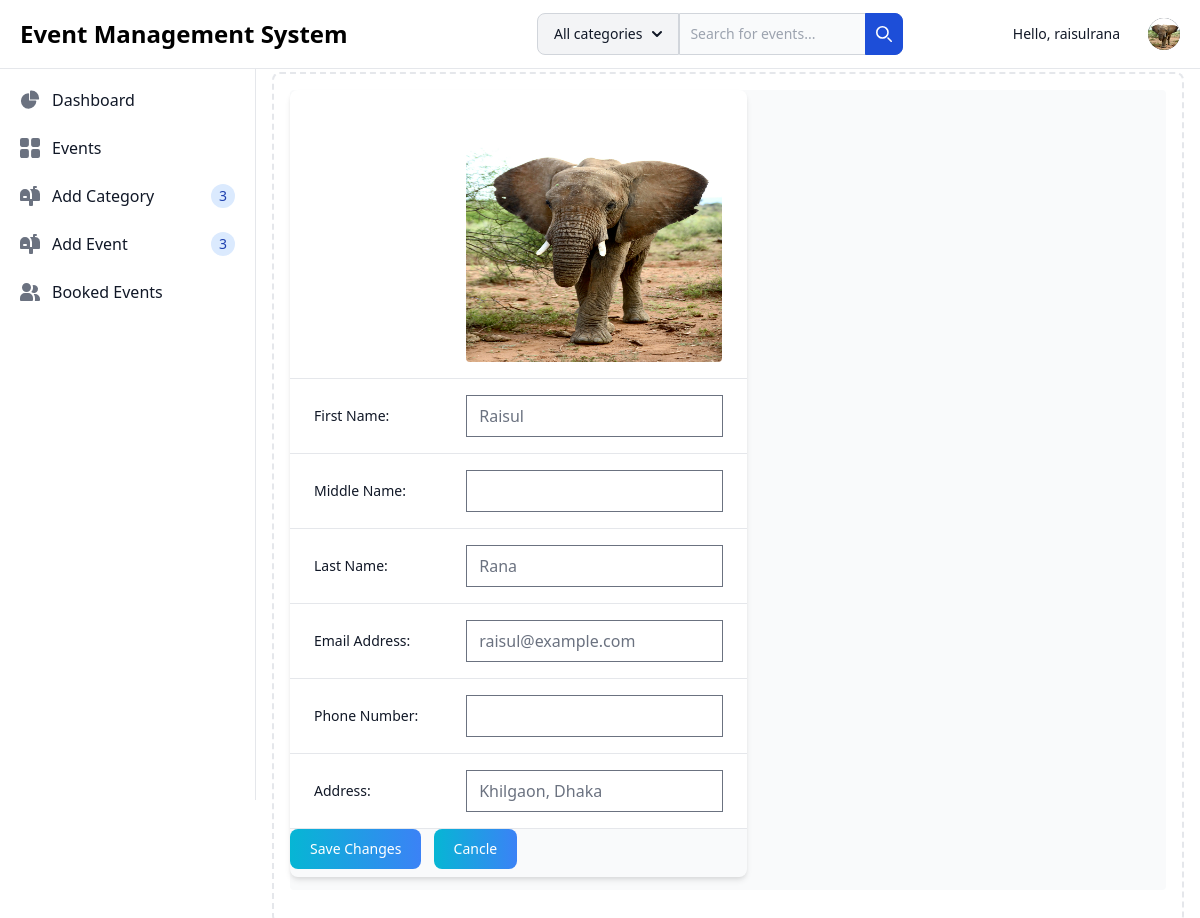
The app's page /user-account/update-profile/raisulrana (signed in) with its own data.
### user_account/models.py (models this page shows, shortened)
class UserProfile(models.Model):
    user = models.OneToOneField(User, on_delete=models.CASCADE)
    username = models.CharField(max_length=50, null=True, blank=True)
    first_name = models.CharField(max_length=50, null=True, blank=True)
    middle_name = models.CharField(max_length=50, null=True, blank=True)
    last_name = models.CharField(max_length=50, null=True, blank=True)
    email_address = models.EmailField(null=True, blank=True)
    phone_number = models.CharField(max_length=15, null=True, blank=True)
    mailing_address = models.CharField(max_length=100, null=True, blank=True)
    image = models.ImageField(default='fallback.png', upload_to='profile_pics/', null=True, blank=True)
    created_at = models.DateTimeField(auto_now_add=True)
    updated_at = models.DateTimeField(auto_now=True)

### user_account/views.py (the view)
# urls.py: path("update-profile/<str:username>", views.update_user_profile, name="update_user_profile"),
@login_required
def update_user_profile(request, username):
    try:
        user = User.objects.get(username=username)
        user_profile = UserProfile.objects.get(user=user)
        if request.method == 'POST':
            update_profile_form = UserProfileForm(request.POST, request.FILES, instance=user_profile)
            context = {'update_profile_form': update_profile_form, 'user_profile': user_profile, 'person': user}
            if update_profile_form.is_valid():
                update_profile_form.save()
                return redirect('user_profile', username=user.username)
            else:
                return render(request, 'user_account/update_user_profile.html', context)
        else:
            update_profile_form = UserProfileForm(instance=user_profile)
            context = {'update_profile_form': update_profile_form, 'user_profile': user_profile, 'person': user}
            return render(request, 'user_account/update_user_profile.html', context)
    except User.DoesNotExist:
        logout(request)
        return render(request, 'user_account/not_found.html')

### user_account/forms.py
class UserProfileForm(forms.ModelForm):
    class Meta:
        model = UserProfile
        fields = ['first_name', 'middle_name', 'last_name', 'email_address', 'phone_number', 'mailing_address', 'image']

### user_account/templates/user_account/update_user_profile.html (shortened to what this page needs)
{% extends '_base.html' %}
{% block content %}
<form method="post" enctype="multipart/form-data">
  <div class="justify-center items-center min-h-screen">
    <div class="w-full max-w-4xl">
      <div class="relative overflow-x-auto shadow-md sm:rounded-lg">
        <table class="w-full text-sm text-left rtl:text-right text-gray-500 dark:text-gray-400">
          <tbody>
            <tr class="bg-white border-b dark:bg-gray-800 dark:border-gray-700">
              <th scope="row" class="px-6 py-4 font-medium text-gray-900 whitespace-nowrap dark:text-white"></th>
              <td class="px-6 py-4">
                <img class="rounded w-64 h-64" src="{{ user_profile.image.url }}" alt="Extra large avatar" />
              </td>
            </tr>
            <tr class="bg-white border-b dark:bg-gray-800 dark:border-gray-700">
              <th scope="row" class="px-6 py-4 font-medium text-gray-900 whitespace-nowrap dark:text-white">First Name:</th>
              <td class="px-6 py-4">{{ update_profile_form.first_name }}</td>
            </tr>
            <tr class="bg-white border-b dark:bg-gray-800 dark:border-gray-700">
              <th scope="row" class="px-6 py-4 font-medium text-gray-900 whitespace-nowrap dark:text-white">Middle Name:</th>
              <td class="px-6 py-4">{{ update_profile_form.middle_name }}</td>
            </tr>
            <tr class="bg-white border-b dark:bg-gray-800 dark:border-gray-700">
              <th scope="row" class="px-6 py-4 font-medium text-gray-900 whitespace-nowrap dark:text-white">Last Name:</th>
              <td class="px-6 py-4">{{ update_profile_form.last_name }}</td>
            </tr>
            <tr class="bg-white border-b dark:bg-gray-800 dark:border-gray-700">
              <th scope="row" class="px-6 py-4 font-medium text-gray-900 whitespace-nowrap dark:text-white">Email Address:</th>
              <td class="px-6 py-4">{{ update_profile_form.email_address }}</td>
            </tr>
            <tr class="bg-white border-b dark:bg-gray-800 dark:border-gray-700">
              <th scope="row" class="px-6 py-4 font-medium text-gray-900 whitespace-nowrap dark:text-white">Phone Number:</th>
              <td class="px-6 py-4">{{ update_profile_form.phone_number }}</td>
            </tr>
            <tr class="bg-white border-b dark:bg-gray-800 dark:border-gray-700">
              <th scope="row" class="px-6 py-4 font-medium text-gray-900 whitespace-nowrap dark:text-white">Address:</th>
              <td class="px-6 py-4">{{ update_profile_form.mailing_address }}</td>
            </tr>
          </tbody>
        </table>
            <button type="submit" class="text-white bg-gradient-to-r from-cyan-500 to-blue-500 hover:bg-gradient-to-bl focus:ring-4 focus:outline-none focus:ring-cyan-300 dark:focus:ring-cyan-800 font-medium rounded-lg text-sm px-5 py-2.5 text-center me-2 mb-2">Save Changes</button>
            <button type="submit" href="{% url 'user_profile' user_profile.user.username %}" class="text-white bg-gradient-to-r from-cyan-500 to-blue-500 hover:bg-gradient-to-bl focus:ring-4 focus:outline-none focus:ring-cyan-300 dark:focus:ring-cyan-800 font-medium rounded-lg text-sm px-5 py-2.5 text-center me-2 mb-2">Cancle</button>
      </div>
    </div>
  </div>
</form>
{% endblock %}

### templates/_base.html (shortened to what this page needs)
<!DOCTYPE html>
<html lang="en">
  <head>
    {% load static %}
    <link href="https://cdn.jsdelivr.net/npm/flowbite@2.5.2/dist/flowbite.min.css" rel="stylesheet" />
    <link href="https://cdn.jsdelivr.net/npm/tailwindcss@2.2.19/dist/tailwind.min.css" rel="stylesheet" />
  </head>
  <body>
    <nav class="fixed top-0 z-50 w-full bg-white border-b border-gray-200 dark:bg-gray-800 dark:border-gray-700">
      <div class="px-3 py-3 lg:px-5 lg:pl-3">
        <div class="flex items-center justify-between">
          <div class="flex items-center justify-start rtl:justify-end">
            <a href="{% url 'homepage' %}" class="flex ms-2 md:me-24">
              <span class="self-center text-xl font-semibold sm:text-2xl whitespace-nowrap dark:text-white">Event Management System</span>
            </a>
          </div>
          <form class="max-w-lg mx-auto" method="GET" action="{% url 'search_view' %}">
            <div class="relative flex">
                <button id="dropdown-button" data-dropdown-toggle="dropdown" class="flex-shrink-0 z-10 inline-flex items-center py-2.5 px-4 text-sm font-medium text-center text-gray-900 bg-gray-100 border border-gray-300 rounded-s-lg hover:bg-gray-200 focus:ring-4 focus:outline-none focus:ring-gray-100 dark:bg-gray-700 dark:hover:bg-gray-600 dark:focus:ring-gray-700 dark:text-white dark:border-gray-600" type="button">All categories <svg class="w-2.5 h-2.5 ms-2.5" aria-hidden="true" xmlns="http://www.w3.org/2000/svg" fill="none" viewBox="0 0 10 6">
                    <path stroke="currentColor" stroke-linecap="round" stroke-linejoin="round" stroke-width="2" d="m1 1 4 4 4-4"/>
                </svg></button>
                <div class="relative w-full">
                    <input type="search" id="search-dropdown" name="q" class="block p-2.5 w-full z-20 text-sm text-gray-900 bg-gray-50 rounded-e-lg border-s-gray-50 border-s-2 border border-gray-300 focus:ring-blue-500 focus:border-blue-500 dark:bg-gray-700 dark:border-s-gray-700  dark:border-gray-600 dark:placeholder-gray-400 dark:text-white dark:focus:border-blue-500" placeholder="Search for events..."
                    value="{{ request.GET.q }}" aria-label="Search" required />
                    <button type="submit" class="absolute top-0 end-0 p-2.5 text-sm font-medium h-full text-white bg-blue-700 rounded-e-lg border border-blue-700 hover:bg-blue-800 focus:ring-4 focus:outline-none focus:ring-blue-300 dark:bg-blue-600 dark:hover:bg-blue-700 dark:focus:ring-blue-800">
                        <svg class="w-4 h-4" aria-hidden="true" xmlns="http://www.w3.org/2000/svg" fill="none" viewBox="0 0 20 20">
                            <path stroke="currentColor" stroke-linecap="round" stroke-linejoin="round" stroke-width="2" d="m19 19-4-4m0-7A7 7 0 1 1 1 8a7 7 0 0 1 14 0Z"/>
                        </svg>
                    </button>
                </div>
            </div>
        </form>
          <div class="flex items-center">
            {% if request.user.is_authenticated %}
            <div class="px-4 py-3" role="none">
                <p class="text-sm text-gray-900 dark:text-white" role="none">Hello, {{ request.user }}</p>
              </div>
              <div class="flex items-center ms-3">
                <div>
                  <button type="button" class="flex text-sm bg-gray-800 rounded-full focus:ring-4 focus:ring-gray-300 dark:focus:ring-gray-600" aria-expanded="false" data-dropdown-toggle="dropdown-user">
                    <img class="w-8 h-8 rounded-full" src="{{ user_profile.image.url }}" alt="user photo" />
                  </button>
                </div>
              </div>
            {% endif %}
          </div>
        </div>
      </div>
    </nav>
    <aside id="logo-sidebar" class="fixed top-0 left-0 z-40 w-64 h-screen pt-20 transition-transform -translate-x-full bg-white border-r border-gray-200 sm:translate-x-0 dark:bg-gray-800 dark:border-gray-700" aria-label="Sidebar">
      <div class="h-full px-3 pb-4 overflow-y-auto bg-white dark:bg-gray-800">
        <ul class="space-y-2 font-medium">
          {% if request.user.is_authenticated %}
            <li>
              <a href="{% url 'homepage' %}" class="flex items-center p-2 text-gray-900 rounded-lg dark:text-white hover:bg-gray-100 dark:hover:bg-gray-700 group">
                <span class="ms-3">Dashboard</span>
              </a>
            </li>
            <li>
              <a href="{% url 'homepage' %}" class="flex items-center p-2 text-gray-900 rounded-lg dark:text-white hover:bg-gray-100 dark:hover:bg-gray-700 group">
                <span class="flex-1 ms-3 whitespace-nowrap">Events</span>
              </a>
            </li>
            <li>
              <a href="{% url 'add_category' %}" class="flex items-center p-2 text-gray-900 rounded-lg dark:text-white hover:bg-gray-100 dark:hover:bg-gray-700 group">
                <span class="flex-1 ms-3 whitespace-nowrap">Add Category</span>
                <span class="inline-flex items-center justify-center w-3 h-3 p-3 ms-3 text-sm font-medium text-blue-800 bg-blue-100 rounded-full dark:bg-blue-900 dark:text-blue-300">3</span>
              </a>
            </li>
            <li>
              <a href="{% url 'add_event' %}" class="flex items-center p-2 text-gray-900 rounded-lg dark:text-white hover:bg-gray-100 dark:hover:bg-gray-700 group">
                <span class="flex-1 ms-3 whitespace-nowrap">Add Event</span>
                <span class="inline-flex items-center justify-center w-3 h-3 p-3 ms-3 text-sm font-medium text-blue-800 bg-blue-100 rounded-full dark:bg-blue-900 dark:text-blue-300">3</span>
              </a>
            </li>
            <li>
              <a href="{% url 'user_bookings' %}" class="flex items-center p-2 text-gray-900 rounded-lg dark:text-white hover:bg-gray-100 dark:hover:bg-gray-700 group">
                <span class="flex-1 ms-3 whitespace-nowrap">Booked Events</span>
              </a>
            </li>
          {% endif %}
        </ul>
      </div>
    </aside>
    <div class="p-4 sm:ml-64">
      <div class="p-4 border-2 border-gray-200 border-dashed rounded-lg dark:border-gray-700 mt-14">
        <div class="flex h-screen mb-4 rounded bg-gray-50 dark:bg-gray-800">
          {% block content %}
          {% endblock content %}
        </div>
      </div>
    </div>
  </body>
</html>

### records on screen
UserProfile: image (picture), first_name "Raisul", last_name "Rana", email_address "raisul@example.com", mailing_address "Khilgaon, Dhaka"

### other values on screen
{{ request.user }} "raisulrana"
